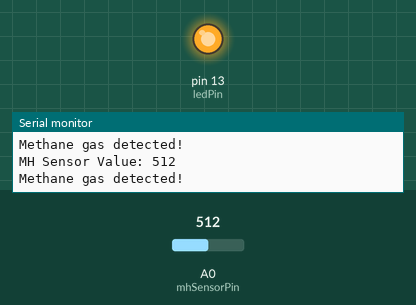
The sketch below on a simulated Arduino Uno, built with avr-gcc and run on an emulated ATmega328P. On the bench: output pins drawn as LEDs (lit = HIGH), the last lines printed to the serial monitor. Inputs (shaded band) come from the test bench; at power-on: A0 (mhSensorPin) = 512.

Above: at 1.8 s.
1.9 s: A0 (mhSensorPin) set to 317
3.4 s: A0 (mhSensorPin) set to 284
At 4.4 s:
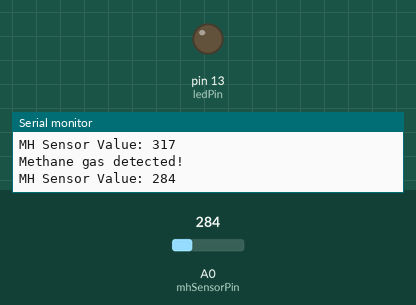
5.5 s: A0 (mhSensorPin) set to 306
At 7.1 s:
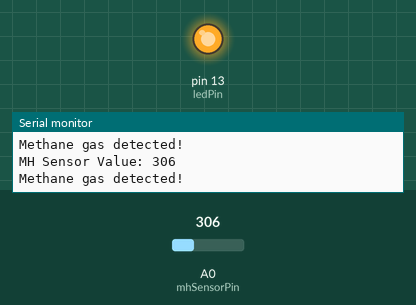
7.5 s: A0 (mhSensorPin) set to 290
At 8.7 s:
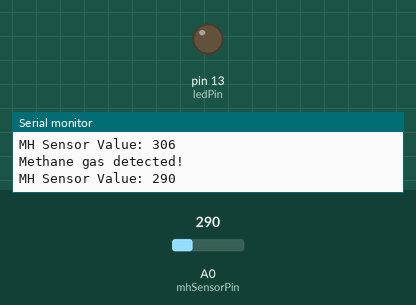
Timing chart, 0 to 10.5 s (numbered marks = the images above; inputs shaded):
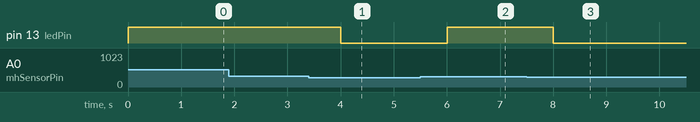

The sketch:

sketch_sep28d.ino
```cpp
const int mhSensorPin = A0;     // Analog pin for the MH gas sensor
const int ledPin = 13;          // Digital pin for the LED
const int threshold = 300;      // Adjust this threshold value as needed

void setup() {
  pinMode(ledPin, OUTPUT);
  Serial.begin(9600);
}

void loop() {
  // Read the analog value from the MH gas sensor
  int mhValue = analogRead(mhSensorPin);

  // Print the MH gas sensor reading to the serial monitor for debugging
  Serial.print("MH Sensor Value: ");
  Serial.println(mhValue);

  // Check if the gas value exceeds the threshold
  if (mhValue > threshold) {
    digitalWrite(ledPin, HIGH); // Turn on the LED
    Serial.println("Methane gas detected!");
  } else {
    digitalWrite(ledPin, LOW);  // Turn off the LED
  }

  delay(1000); // Add a delay to prevent rapid LED toggling
}
```

Measured:
- the behaviour switches between 301 and 300 on A0 (mhSensorPin) (found by bisection; images 0 and 1)
- after the input at 3.4 s, pin 13 (ledPin): HIGH → LOW after 0.60 s
- after the input at 5.5 s, pin 13 (ledPin): LOW → HIGH after 0.50 s
- after the input at 7.5 s, pin 13 (ledPin): HIGH → LOW after 0.51 s
